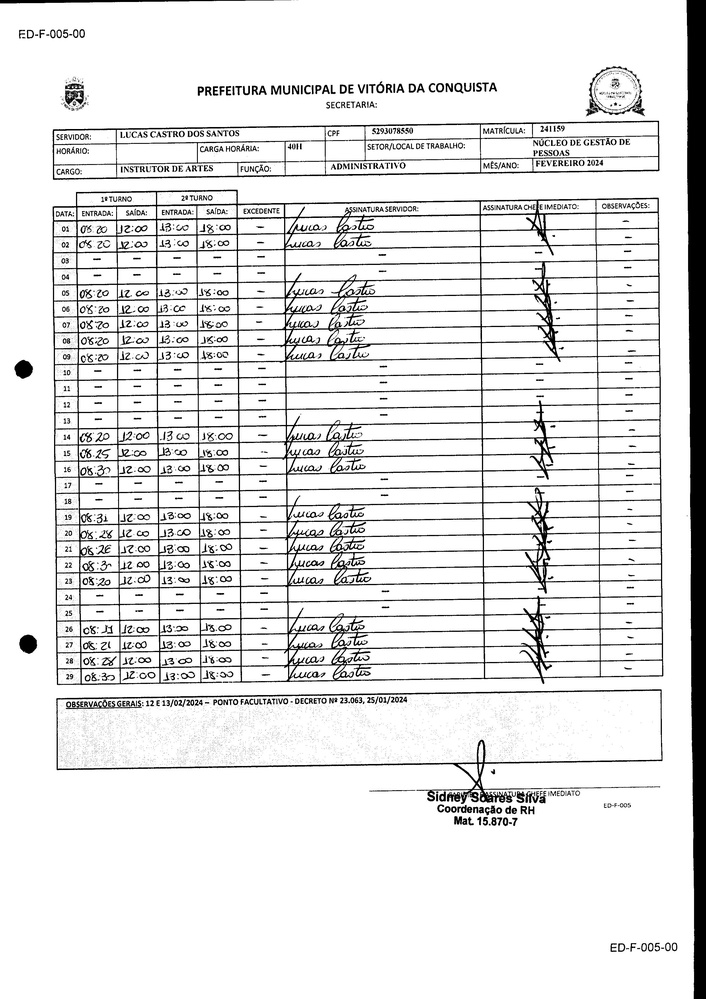
#> input picture FOLHA_PONTO_02_-_2024_-_LUCAS_CASTRO_DOS_SANTOS.jpg, 706 x 999 px, shrunk from 2480 x 3507 before the run
$ python extrairFolhaPonto.py
#> lines starting #> are read from the running program, lines starting #| are printed output that depends on the picture; after the words box and inside, x2 and y2 are one past the last pixel; in counts of white or black regions, pixels touching at a corner belong together
import cv2
import pytesseract
import numpy as np
import pandas as pd
import re

# Configurar o caminho do Tesseract caso necessário (Windows)
pytesseract.pytesseract.tesseract_cmd = r'C:\Program Files\Tesseract-OCR\tesseract.exe'

def preprocessar_imagem(imagem_path):
    """Carrega e pré-processa a imagem para OCR."""
    imagem = cv2.imread(imagem_path)
#> imagem is the input picture: shape (999, 706, 3); min 0, max 255, mean 228
    imagem_cinza = cv2.cvtColor(imagem, cv2.COLOR_BGR2GRAY)
    imagem_suavizada = cv2.GaussianBlur(imagem_cinza, (5, 5), 0)
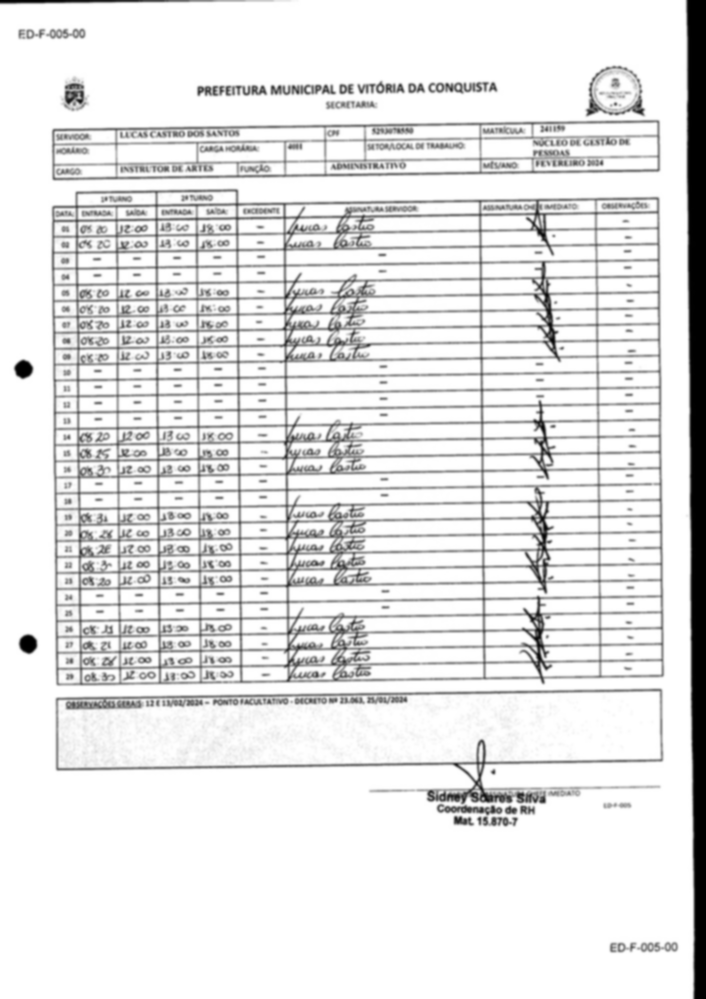
#> imagem_suavizada: shape (999, 706); min 0, max 255, mean 228.1
    _, imagem_bin = cv2.threshold(imagem_suavizada, 150, 255, cv2.THRESH_BINARY + cv2.THRESH_OTSU)
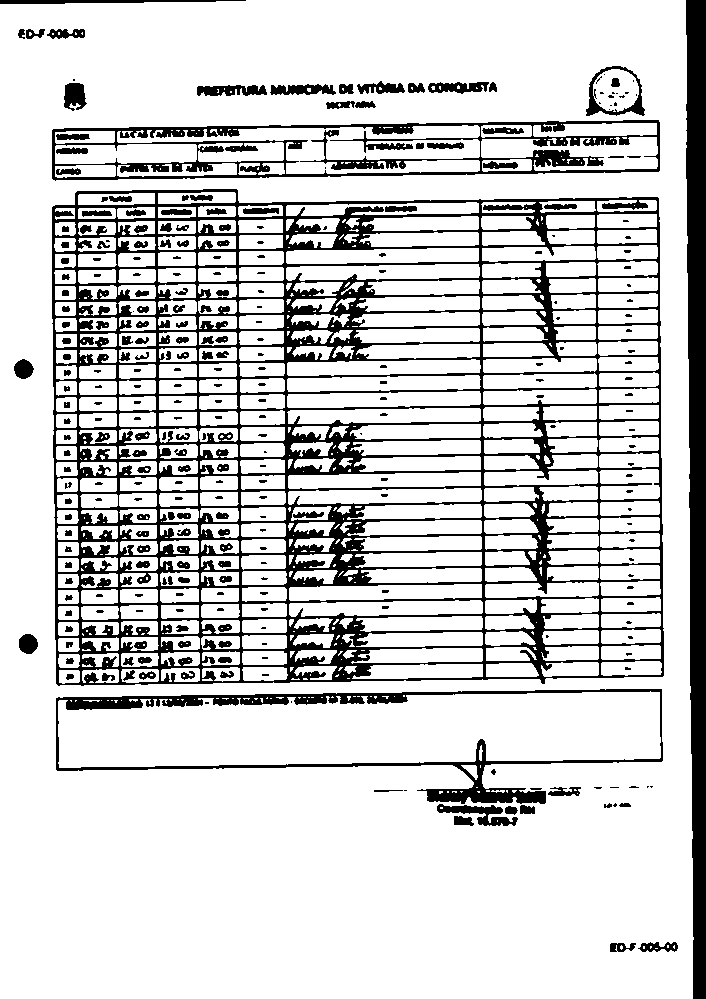
#> imagem_bin: shape (999, 706); 81.9% white; 301 black regions (113 under 20 px), largest, box (x1, y1, x2, y2) and area: (52, 189, 664, 686) 75862, (686, 0, 706, 999) 16453, (52, 120, 660, 181) 10141
    return imagem_bin

def extrair_texto(imagem):
    """Extrai todo o texto da imagem."""
#> (the run stopped early here; a loop or call above may not have finished)

$ run again, with Untitled-2-10.jpg copied over FOLHA_PONTO_02_-_2024_-_LUCAS_CASTRO_DOS_SANTOS.jpg
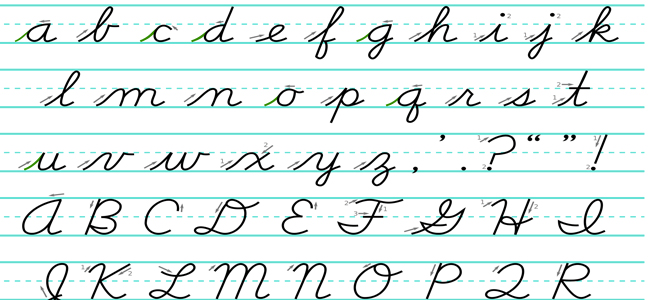
#> input picture Untitled-2-10.jpg, 650 x 300 px
#> in preprocessar_imagem, imagem is the input picture: shape (300, 650, 3); mean B, G, R 237.1, 238.2, 228.7
#> in preprocessar_imagem, `imagem_suavizada = cv2.GaussianBlur(imagem_cinza, (5, 5), 0)`:
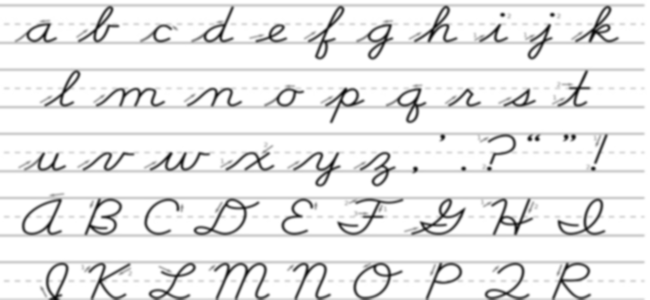
#> imagem_suavizada: shape (300, 650); min 9, max 255, mean 235.3
#> in preprocessar_imagem, `_, imagem_bin = cv2.threshold(imagem_suavizada, 150, 255, cv2.THRESH_B..`:
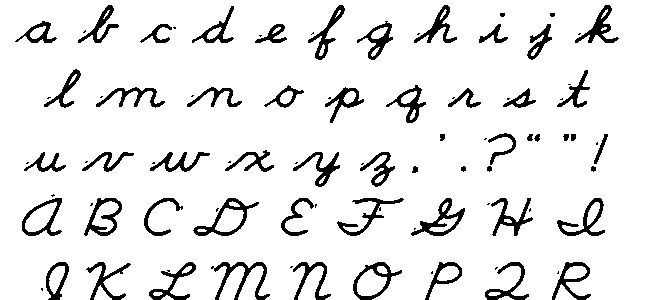
#> imagem_bin: shape (300, 650); 90.8% white; 91 black regions (36 under 20 px), largest, box (x1, y1, x2, y2) and area: (211, 262, 270, 300) 640, (411, 198, 465, 236) 585, (193, 198, 259, 236) 577

$ run again, with folha_ponto.jpg copied over FOLHA_PONTO_02_-_2024_-_LUCAS_CASTRO_DOS_SANTOS.jpg
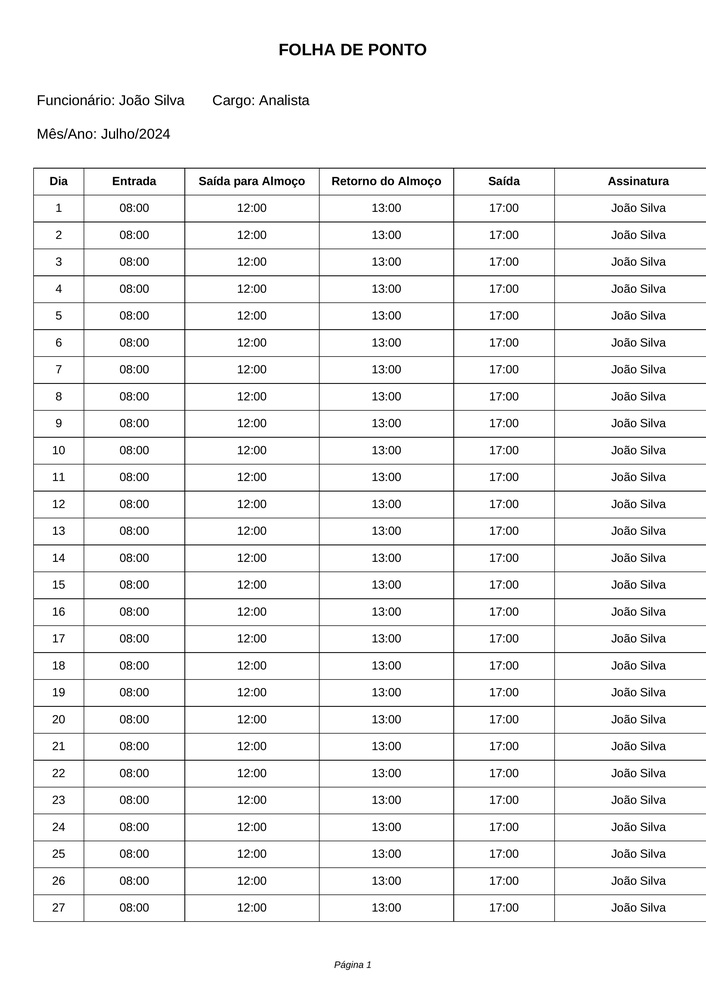
#> input picture folha_ponto.jpg, 706 x 999 px, shrunk from 2481 x 3508 before the run
#> in preprocessar_imagem, imagem is the input picture: shape (999, 706, 3); min 0, max 255, mean 242.1
#> in preprocessar_imagem, `_, imagem_bin = cv2.threshold(imagem_suavizada, 150, 255, cv2.THRESH_B..`:
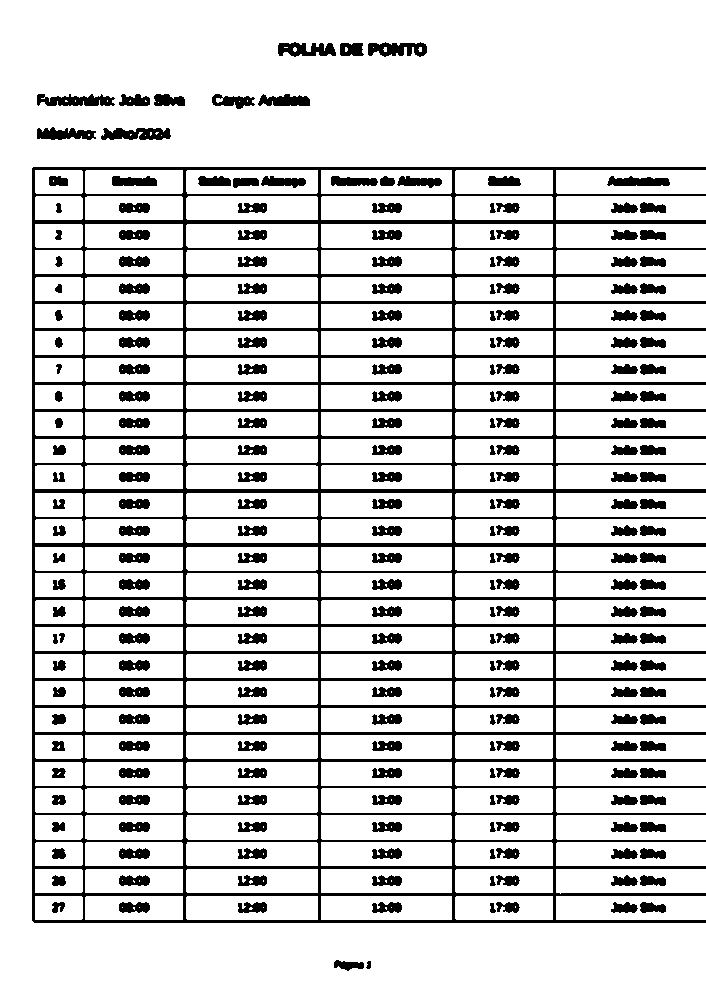
#> imagem_bin: shape (999, 706); 83.7% white; 240 black regions, largest, box (x1, y1, x2, y2) and area: (32, 167, 706, 923) 67107, (37, 94, 115, 106) 663, (101, 128, 171, 140) 642

$ run again, with folha_ponto_vazio.jpg copied over FOLHA_PONTO_02_-_2024_-_LUCAS_CASTRO_DOS_SANTOS.jpg
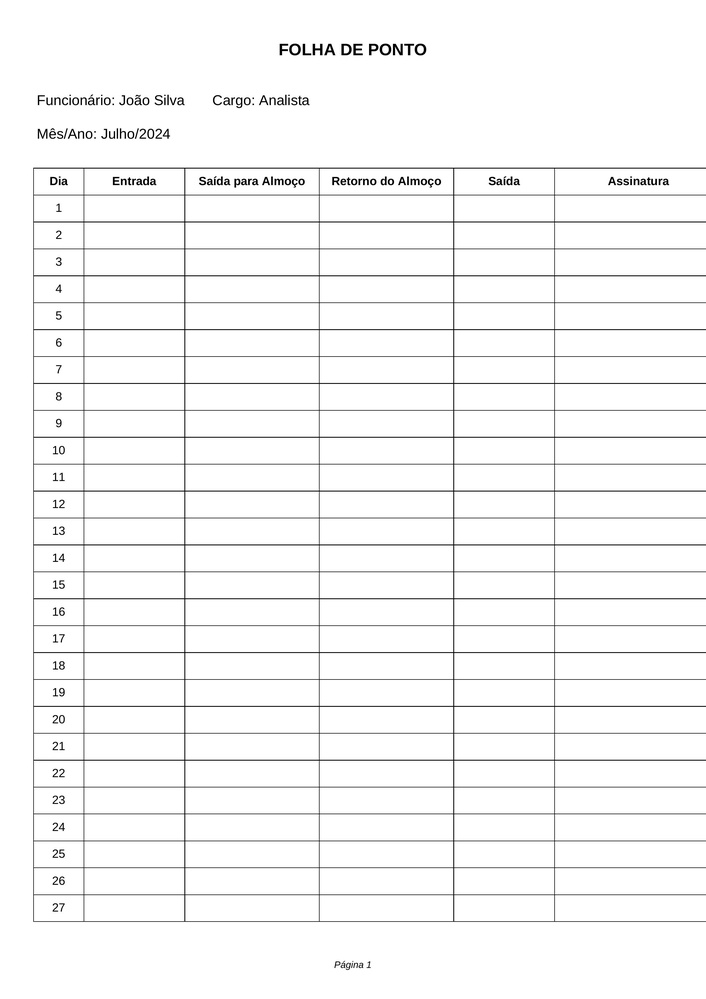
#> input picture folha_ponto_vazio.jpg, 706 x 999 px, shrunk from 2481 x 3508 before the run
#> in preprocessar_imagem, imagem is the input picture: shape (999, 706, 3); min 0, max 255, mean 246.7
#> in preprocessar_imagem, `_, imagem_bin = cv2.threshold(imagem_suavizada, 150, 255, cv2.THRESH_B..`:
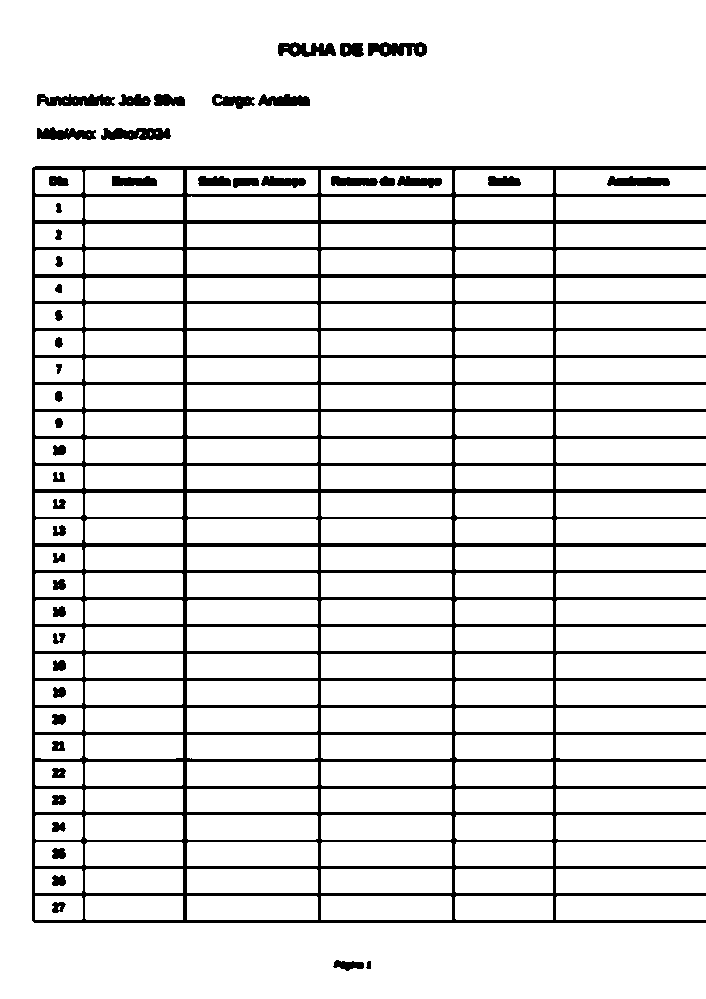
#> imagem_bin: shape (999, 706); 88.1% white; 50 black regions, largest, box (x1, y1, x2, y2) and area: (32, 166, 706, 923) 73046, (37, 94, 115, 106) 687, (101, 128, 171, 140) 666
